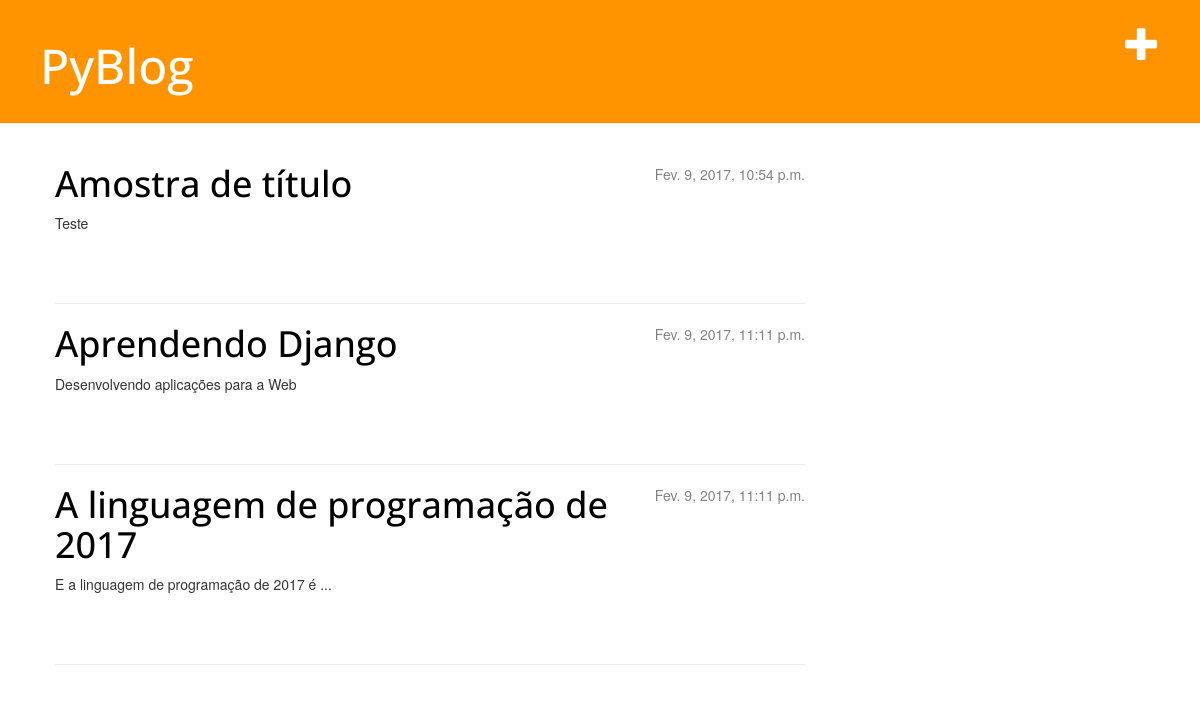
The app's page /, older data.
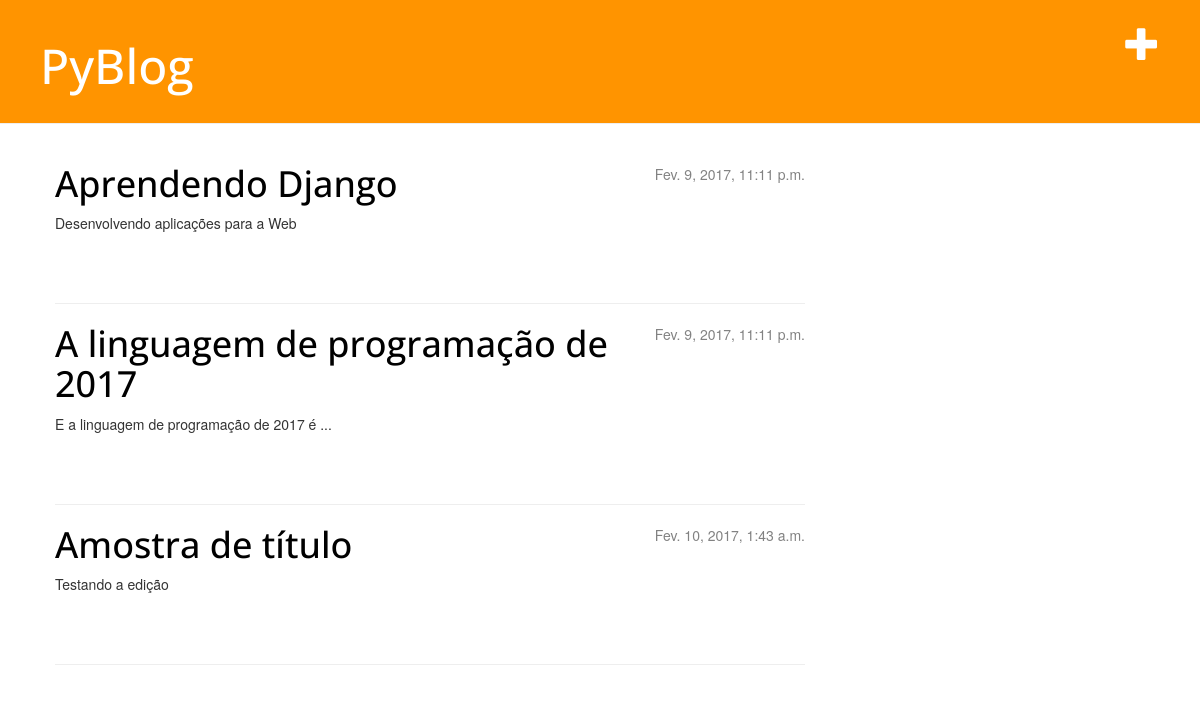
The same page, newer data.
### blog/models.py (models this page shows, shortened)
class Post(models.Model):
    autor = models.ForeignKey('auth.User')
    titulo = models.CharField(max_length=200)
    texto = models.TextField()
    data_criacao = models.DateTimeField(default=timezone.now)
    data_publicacao = models.DateTimeField(blank=True, null=True)

### blog/views.py (the view)
# urls.py: url(r'^$', views.post_list, name="post_list"),
def post_list(request):
    posts = Post.objects.filter(data_publicacao__lte=timezone.now()).order_by('data_publicacao')
    return render(request, 'blog/post_list.html', {'posts': posts})

### templates/blog/post_list.html
{% extends "blog/base.html" %}
{% block conteudo %}
    {% for post in posts %}
        <div class="post">
            <div class="date">
                {{ post.data_publicacao }}
            </div>
            <h1><a href="{% url 'post_detail' pk=post.pk %}">{{ post.titulo }}</a></h1>
            <p>{{ post.texto|linebreaksbr }}</p>
        </div>
        <hr/>
    {% endfor %}
{% endblock %}

Row changes from the older to the newer data that the page shows:
changed Post "Amostra de título": data_publicacao "Fev. 9, 2017, 10:54 p.m." → "Fev. 10, 2017, 1:43 a.m."; texto "Teste" → "Testando a edição"; moves down the list
